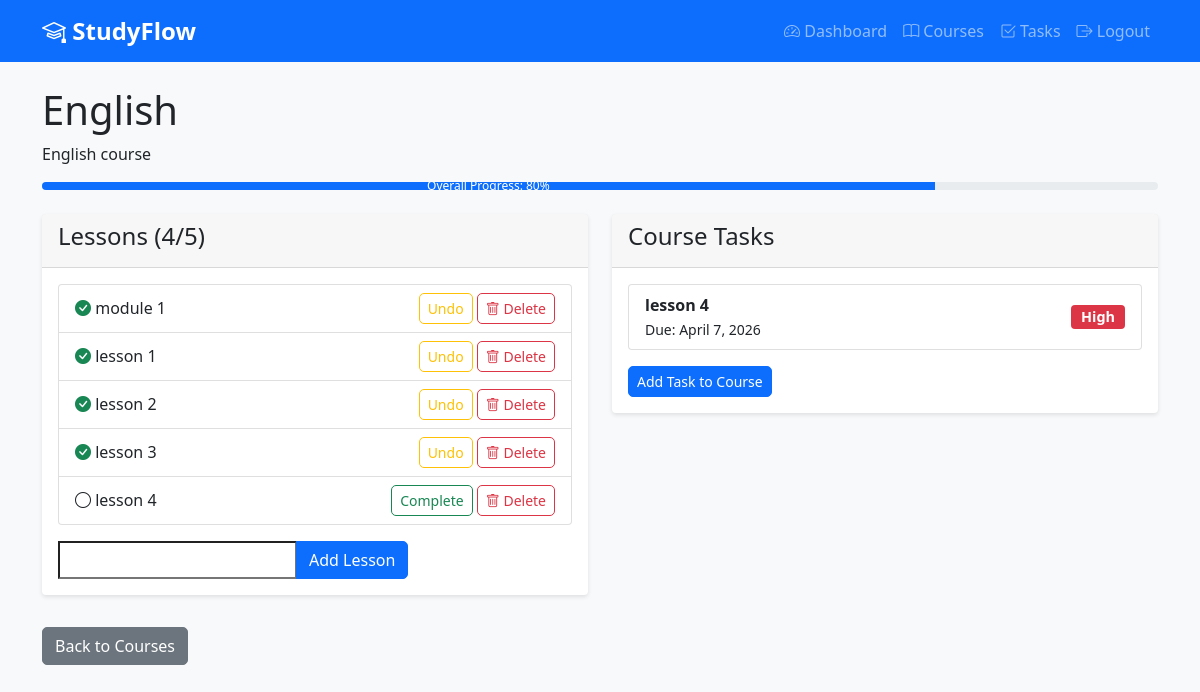
The page /courses/1/ (signed in) on the database its author committed.
### core/models.py (models this page shows, shortened)
class Course(models.Model):
    user = models.ForeignKey(User, on_delete=models.CASCADE, related_name='courses')
    name = models.CharField(max_length=200)
    description = models.TextField(blank=True)
    created_at = models.DateTimeField(auto_now_add=True)
    def total_lessons(self):
        return self.lessons.count()
    def completed_lessons(self):
        return self.lessons.filter(completed=True).count()
    def progress_percentage(self):
        total = self.total_lessons()
        if total == 0:
            return 0
        return int((self.completed_lessons() / total) * 100)

class Lesson(models.Model):
    course = models.ForeignKey(Course, on_delete=models.CASCADE, related_name='lessons')
    title = models.CharField(max_length=200)
    completed = models.BooleanField(default=False)
    completed_date = models.DateTimeField(null=True, blank=True)
    created_at = models.DateTimeField(auto_now_add=True)

class Task(models.Model):
    PRIORITY_CHOICES = [
        ('high', 'High'),
        ('medium', 'Medium'),
        ('low', 'Low'),
    ]
    user = models.ForeignKey(User, on_delete=models.CASCADE, related_name='tasks')
    course = models.ForeignKey(Course, on_delete=models.CASCADE, related_name='tasks', null=True, blank=True)
    title = models.CharField(max_length=200)
    description = models.TextField(blank=True)
    priority = models.CharField(max_length=10, choices=PRIORITY_CHOICES, default='medium')
    start_date = models.DateField(default=timezone.now)
    deadline = models.DateField()
    completed = models.BooleanField(default=False)
    completed_date = models.DateTimeField(null=True, blank=True)
    created_at = models.DateTimeField(auto_now_add=True)
    updated_at = models.DateTimeField(auto_now=True)

### core/views.py (the view)
# urls.py: path('courses/<int:pk>/', views.course_detail, name='course_detail'),
@login_required
def course_detail(request, pk):
    course = get_object_or_404(Course, id=pk, user=request.user)
    lessons = course.lessons.all()
    tasks = course.tasks.all()
    if request.method == 'POST':
        form = LessonForm(request.POST)
        if form.is_valid():
            lesson = form.save(commit=False)
            lesson.course = course
            lesson.save()
            messages.success(request, 'Lesson added successfully!')
            return redirect('course_detail', pk=course.id)
    else:
        form = LessonForm()
    context = {
        'course': course,
        'lessons': lessons,
        'tasks': tasks,
        'form': form,
        'progress': course.progress_percentage()
    }
    return render(request, 'course_detail.html', context)

### core/forms.py
class LessonForm(forms.ModelForm):
    class Meta:
        model = Lesson
        fields = ['title']

### core/templates/course_detail.html (shortened to what this page needs)
{% extends 'base.html' %}
{% block content %}
<div class="mb-4">
    <h1>{{ course.name }}</h1>
    <p>{{ course.description }}</p>
    <div class="progress mb-3">
        <div class="progress-bar" role="progressbar" style="width: {{ progress }}%">
            Overall Progress: {{ progress }}%
        </div>
    </div>
</div>
<div class="row">
    <div class="col-md-6">
        <div class="card mb-3">
            <div class="card-header">
                <h4>Lessons ({{ course.completed_lessons }}/{{ course.total_lessons }})</h4>
            </div>
            <div class="card-body">
                <ul class="list-group">
                    {% for lesson in lessons %}
                    <li class="list-group-item d-flex justify-content-between align-items-center">
                        <div>
                            {% if lesson.completed %}
                            <i class="bi bi-check-circle-fill text-success"></i>
                            {% else %}
                            <i class="bi bi-circle"></i>
                            {% endif %}
                            {{ lesson.title }}
                        </div>
                        <div>
                        <form method="post" action="{% url 'lesson_complete' lesson.id %}" style="display: inline;">
                            <button type="submit" class="btn btn-sm btn-outline-{% if lesson.completed %}warning{% else %}success{% endif %}">
                                {% if lesson.completed %}Undo{% else %}Complete{% endif %}
                            </button>
                        </form>
                        <form method="post" action="{% url 'lesson_delete' lesson.id %}" style="display: inline;" onsubmit="return confirm('Are you sure you want to delete this lesson?');">
                            <button type="submit" class="btn btn-sm btn-outline-danger">
                                <i class="bi bi-trash"></i> Delete
                            </button>
                        </form>
                        </div>
                    </li>
                    {% empty %}
                    <li class="list-group-item">No lessons yet.</li>
                    {% endfor %}
                </ul>
                <form method="post" class="mt-3">
                    <div class="input-group">
                        {{ form.title }}
                        <button type="submit" class="btn btn-primary">Add Lesson</button>
                    </div>
                </form>
            </div>
        </div>
    </div>
    <div class="col-md-6">
        <div class="card">
            <div class="card-header">
                <h4>Course Tasks</h4>
            </div>
            <div class="card-body">
                <ul class="list-group">
                    {% for task in tasks %}
                    <li class="list-group-item">
                        <div class="d-flex justify-content-between align-items-center">
                            <div>
                                <strong>{{ task.title }}</strong><br>
                                <small>Due: {{ task.deadline }}</small>
                            </div>
                            <span class="badge bg-{% if task.priority == 'high' %}danger{% elif task.priority == 'medium' %}warning{% else %}info{% endif %}">
                                {{ task.get_priority_display }}
                            </span>
                        </div>
                    </li>
                    {% empty %}
                    <li class="list-group-item">No tasks for this course.</li>
                    {% endfor %}
                </ul>
                <a href="{% url 'task_create' %}" class="btn btn-sm btn-primary mt-3">Add Task to Course</a>
            </div>
        </div>
    </div>
</div>
<div class="mt-3">
    <a href="{% url 'course_list' %}" class="btn btn-secondary">Back to Courses</a>
</div>
{% endblock %}

### static/css/style.css (style rules this page uses)
body { background-color: #f8f9fa; font-family: 'Segoe UI', Tahoma, Geneva, Verdana, sans-serif; }
.card { box-shadow: 0 2px 4px rgba(0,0,0,0.1); border: none; transition: transform 0.2s; }
.progress { height: 8px; border-radius: 4px; }
.btn { border-radius: 5px; font-weight: 500; }
.badge { font-size: 0.9rem; padding: 5px 10px; }

### rows shown on the page
Course: name "English", description "English course", completed_lessons "4", total_lessons "5"
Lesson: completed True (drawn), title "module 1"
Lesson: completed True (drawn), title "lesson 1"
Lesson: completed True (drawn), title "lesson 2"
Lesson: completed True (drawn), title "lesson 3"
Lesson: completed False (drawn), title "lesson 4"
Task: title "lesson 4", deadline "April 7, 2026", priority "High"
